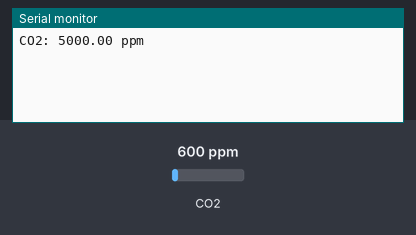
The sketch below on a simulated ESP32. Parts: the last lines printed to the serial monitor. Wiring (inferred from the names in the program): CO2 sensor PWM output: data GPIO 35. Inputs (shaded band) come from the test bench; at power-on: CO2 600 ppm.

Above: at 1.8 s.
1.9 s: CO2 set to 452 ppm
At 2.5 s:
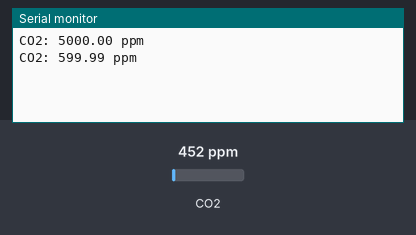
3.4 s: CO2 set to 1050 ppm
At 4.8 s:
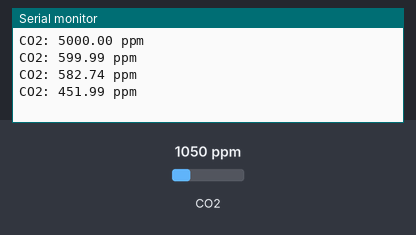
Timing chart, 0 to 6.4 s (numbered marks = the images above; inputs shaded):
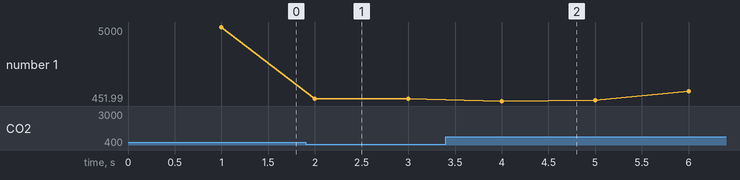

The sketch:

MH-Z19C_CO2_Sensor.ino
```cpp
/*
Minimal code to test functionality of MH-Z19C CO2 Sensor via PWM

Hardware Connections:
PWM pin on MH-Z19C connects to IO35 on ESP32

Ouput:
Serial Print Values of CO2 ppm (115200 buad)
*/
#define CO2_PWM_PIN 35

volatile unsigned long previous_low_start = 0;  // us
volatile unsigned long previous_high_start = 0; //us
volatile unsigned long TL = 0; // us
volatile unsigned long TH = 0; // us

const short int CO2_log_rate = 1000; // ms

// Software interrupt on IO35 Change
void ARDUINO_ISR_ATTR read_PWM() {

  // Get level to determine if the ISR was triggered on rising on falling edge
  int level = digitalRead(CO2_PWM_PIN);

  // get the current microseconds since program start or last overflow
  unsigned long now = micros();

  // rising edge, the duration of the low time can be calculated by
  // subtracting the previous falling edge's time from the current time
  if (level == HIGH) {
    TL = now - previous_low_start;
    previous_high_start = now;
  } else {
    // falling edge, the duration of the high time preceding this can be found by
    // subtracting the previous rising edge's time from the current time
    TH = now - previous_high_start;
    previous_low_start = now;
  }
}

void setup() {
  Serial.begin(115200);
  pinMode(CO2_PWM_PIN, INPUT);
  attachInterrupt(CO2_PWM_PIN, read_PWM, CHANGE);
}

void loop() {
  static unsigned long previous_log_time = 0;
  unsigned long now = millis();

  if (now - previous_log_time >= CO2_log_rate) { // update every 1 second
    previous_log_time = now;

    // TH + TL should sum to above 4000 us to prevent a divide
    // by zero or negative ppm (can occur while sensor is heating)
    if (TH + TL > 4000) {

      // Using formula from datasheet: Cppm = 5000 * (TH - 2) / (TH + TL - 4),
      // converted to microseconds
      float ppm = 5000.0 * (TH - 2000) / (TH + TL - 4000);
      ppm = constrain(ppm, 400, 5000); // the sensor's range is 400-5000 ppm
      Serial.print("CO2: ");
      Serial.print(ppm);
      Serial.println(" ppm");
    } else {
      Serial.println("Invalid PWM Received");
    }
  }
}
```

Measured:
- plotted number 1: 5000 → 582.74 after the input at 1.9 s, 582.74 → 1049.99 after the input at 3.4 s
